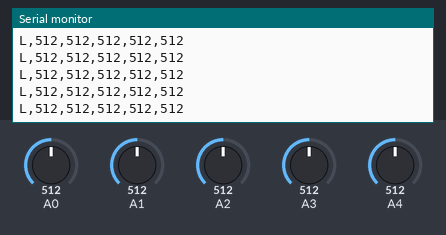
The sketch below on a simulated Arduino Uno, built with avr-gcc and run on an emulated ATmega328P. On the bench: the last lines printed to the serial monitor. The inputs (shaded band) are chosen by the test bench; at power-on: A0 = 512, A1 = 512, A2 = 512, A3 = 512, A4 = 512.

Above: at 1.2 s.
1.3 s: A0 set to 106
At 2.1 s:
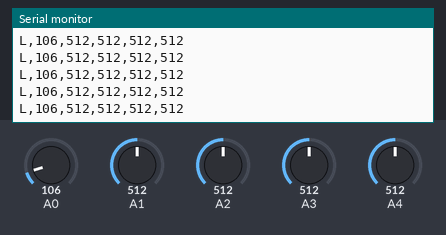
4.3 s: A0 set to 93
At 4.8 s:
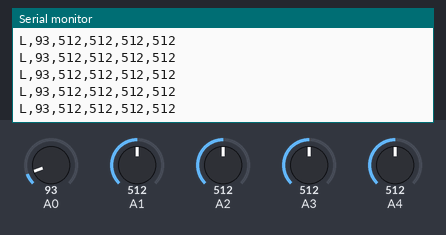
Timing chart, 0 to 7.3 s (numbered marks = the images above; inputs shaded):
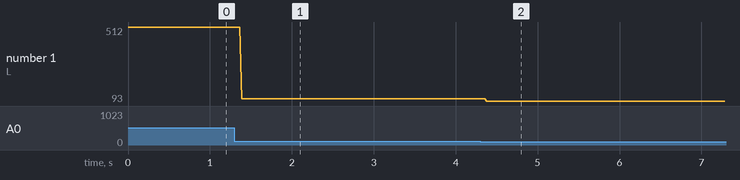

Measured:
- after the input at 1.3 s, the serial monitor: prints a new line after 0.09 s (image 1)
- after the input at 4.3 s, the serial monitor: prints a new line after 0.08 s (image 2)
- plotted number 1: 512 → 106 after the input at 1.3 s, 106 → 93 after the input at 4.3 s

The sketch:

flexresistorsleft.ino
```cpp
void setup() {
  Serial.begin(9600);
}

void loop() {
  // put your main code here, to run repeatedly:
  int sensorValue0 = analogRead(A0);
  int sensorValue1 = analogRead(A1);
  int sensorValue2 = analogRead(A2);
  int sensorValue3 = analogRead(A3);
  int sensorValue4 = analogRead(A4);
  Serial.print("L,");
  Serial.print(sensorValue0);
  Serial.print(",");
  Serial.print(sensorValue1);
  Serial.print(",");
  Serial.print(sensorValue2);
  Serial.print(",");
  Serial.print(sensorValue3);
  Serial.print(",");
  Serial.println(sensorValue4);
  delay(1);
}
```
